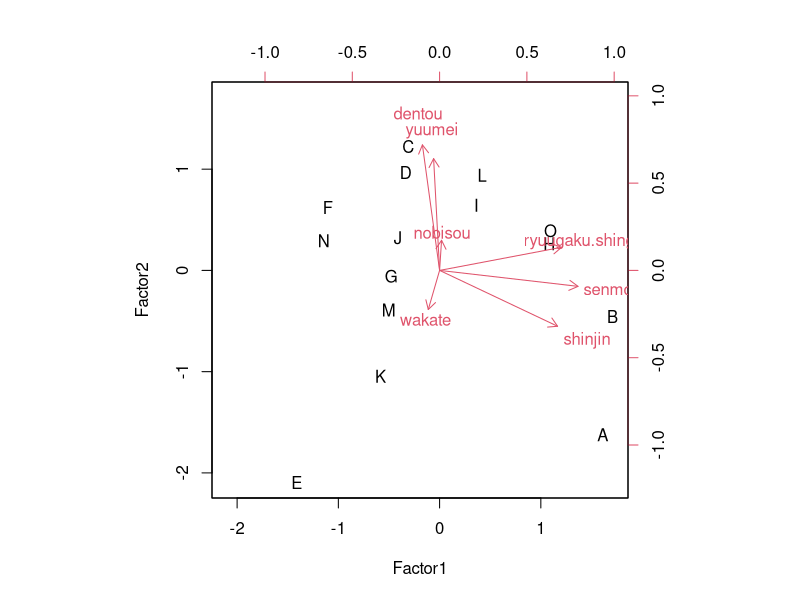
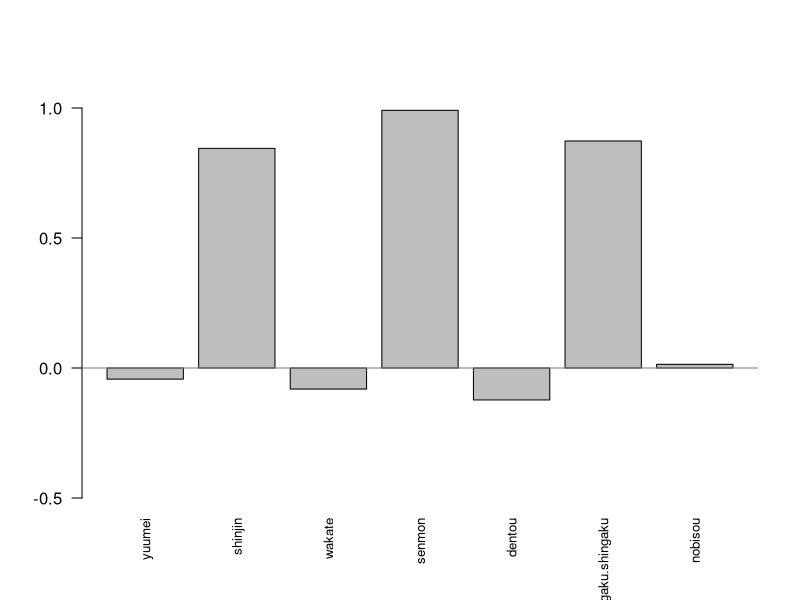
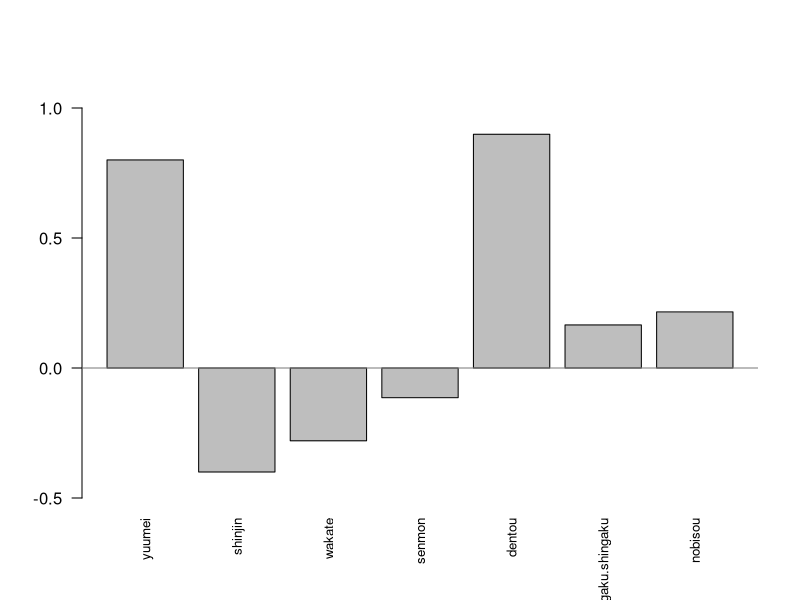
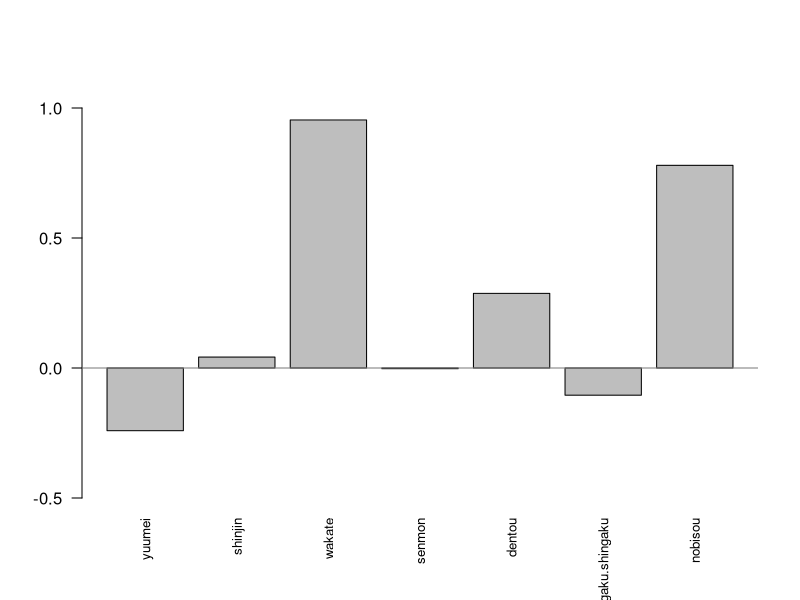

These figures' R source, in order:
setwd("/Users/kakigoori/Desktop/data/13")

dir.create("./answers/plots_pdf", recursive=TRUE, showWarnings=FALSE)

syusyoku <- read.table("./syusyoku_jyuuyou.csv", header=T, sep=",")

syusyoku

head(syusyoku)

syusyoku_fact <- factanal(syusyoku[,-1], factors=3, scores="regression", rotation="varimax")

str(syusyoku_fact)

syusyoku_fact

syusyoku_fact$loadings[,1:3]

apply(syusyoku_fact$loadings, 1, function(x){1-sum(x^2)})

syusyoku_fact$scores

pdf("./answers/plots_pdf/18-11A_syusyoku_biplot.pdf", width=8.5, height=6.2)
biplot(syusyoku_fact$scores, syusyoku_fact$loadings, xlabs=syusyoku[,1])
dev.off()

pdf("./answers/plots_pdf/18-11A_syusyoku_factor1_bar.pdf", width=8, height=5.2)
barplot(syusyoku_fact$loadings[,1], cex.names=0.8, las=2, ylim=c(-0.5,1.1))
abline(h=0, col="gray50")
dev.off()

pdf("./answers/plots_pdf/18-11A_syusyoku_factor2_bar.pdf", width=8, height=5.2)
barplot(syusyoku_fact$loadings[,2], cex.names=0.8, las=2, ylim=c(-0.5,1.1))
abline(h=0, col="gray50")
dev.off()

pdf("./answers/plots_pdf/18-11A_syusyoku_factor3_bar.pdf", width=8, height=5.2)
barplot(syusyoku_fact$loadings[,3], cex.names=0.8, las=2, ylim=c(-0.5,1.1))
abline(h=0, col="gray50")
dev.off()
